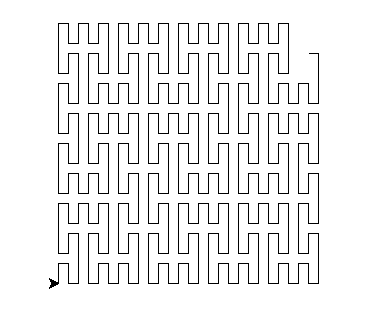

Source code (Python):
import turtle as tu

def krivulja(t, n, fi, d):
    # Nariše Peanovo krivuljo
    if n == 0:
        return
    t.rt(fi)
    krivulja(t, n - 1, -fi, d)
    t.fd(d)
    krivulja(t, n - 1, fi, d)
    t.fd(d)
    krivulja(t, n - 1, -fi, d)
    t.lt(fi)


s = tu.Screen()

t = tu.Turtle()
tu.tracer(0)
t.speed(0)
t.lt(90)

krivulja(t, 6, 90, 10)

s.exitonclick()
